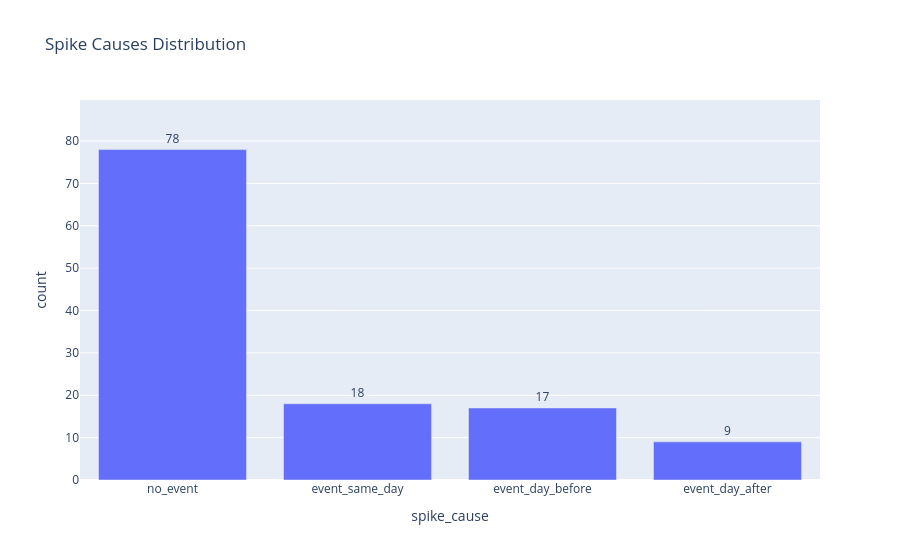

Write notebook code for a chart like this one.
### Code cell
fig = px.bar(
    final_df.sort_values("count", ascending=False),
    x="spike_cause",
    y="count",
    text="count",
    title="Spike Causes Distribution",
)

fig.update_traces(textposition="outside")

fig.update_layout(yaxis=dict(range=[0, final_df["count"].max() * 1.15]))

fig.show()

### Figure 1 — Plotly figure (JSON) as saved in the notebook; plotly's stock layout.template omitted (floating-point values rounded to 4 significant figures)
{"data": [{"hovertemplate": "spike_cause=%{x}<br>count=%{text}<extra></extra>", "legendgroup": "", "marker": {"color": "#636efa", "pattern": {"shape": ""}}, "name": "", "orientation": "v", "showlegend": false, "text": [78.0, 18.0, 17.0, 9.0], "textposition": "outside", "type": "bar", "x": ["no_event", "event_same_day", "event_day_before", "event_day_after"], "xaxis": "x", "y": [78, 18, 17, 9], "yaxis": "y"}], "layout": {"barmode": "relative", "legend": {"tracegroupgap": 0}, "title": {"text": "Spike Causes Distribution"}, "xaxis": {"anchor": "y", "domain": [0, 1], "title": {"text": "spike_cause"}}, "yaxis": {"anchor": "x", "domain": [0, 1], "range": [0, 89.7], "title": {"text": "count"}}}}
